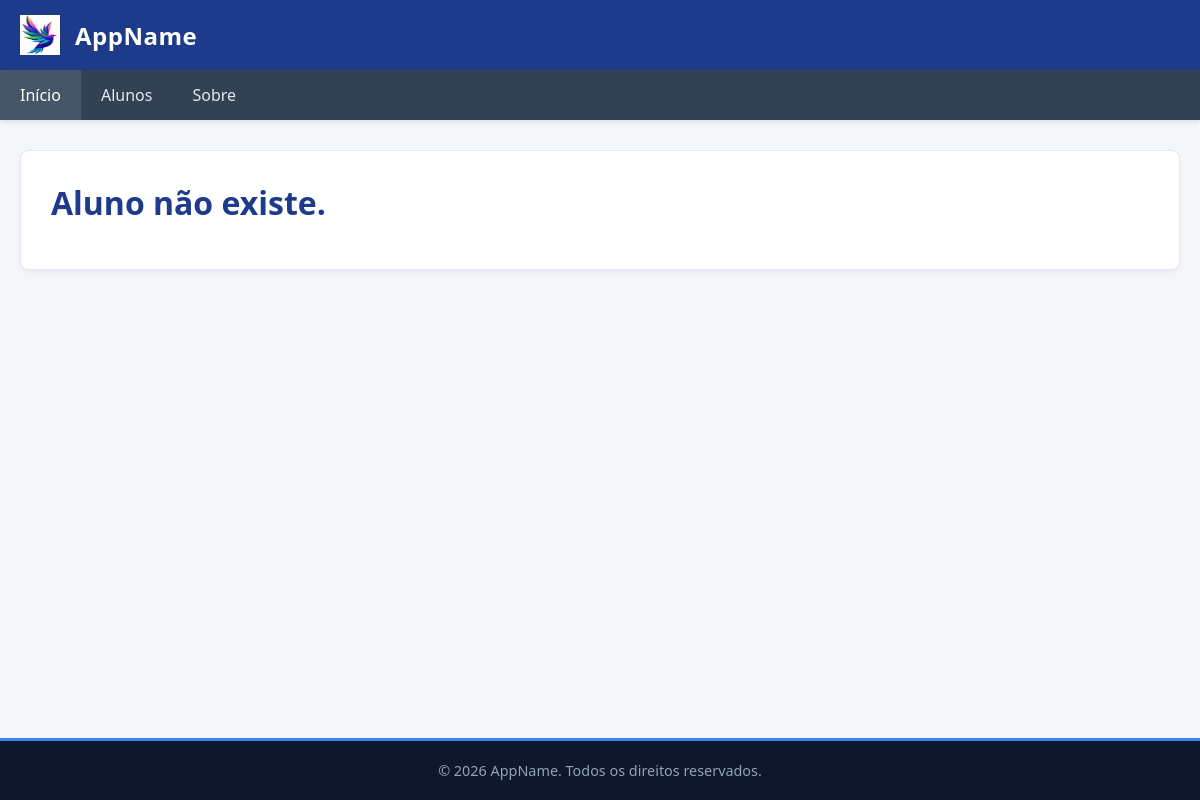
The page /alunos/detalhar_aluno/4 on the database as committed earlier.
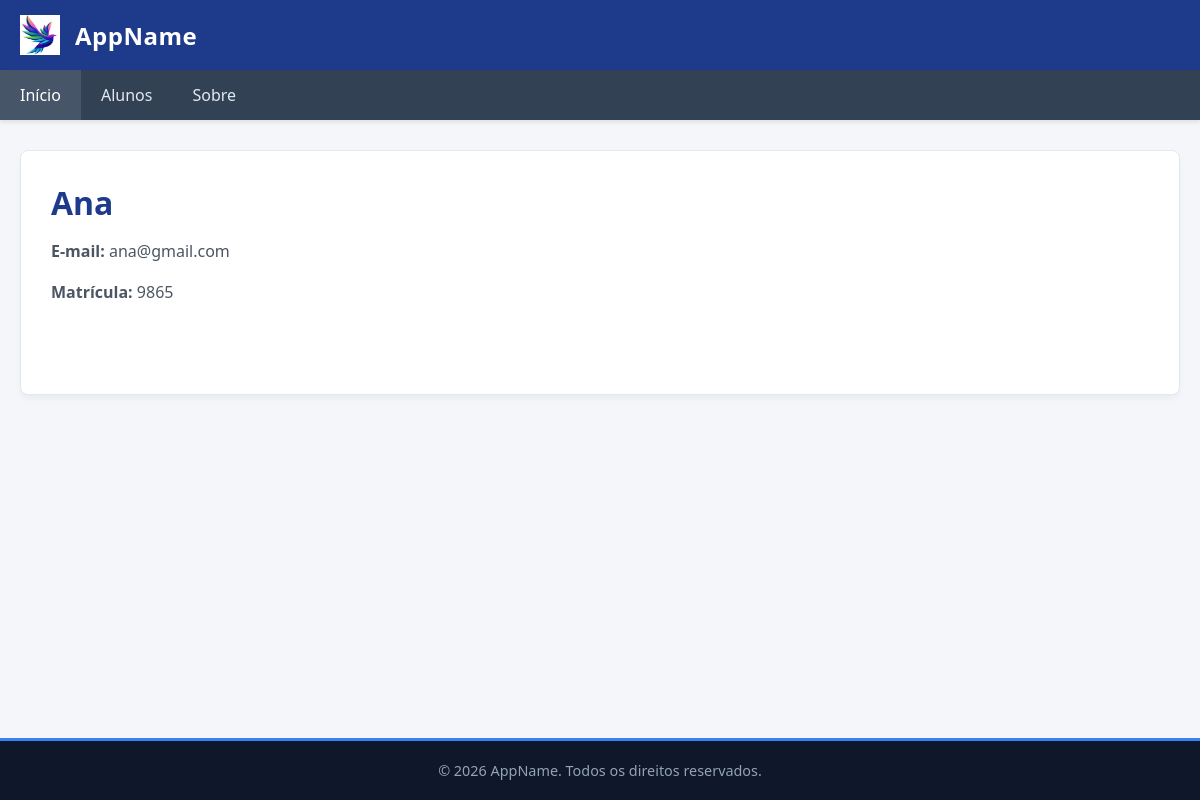
The same page on the database as committed later.
### alunos/models.py (models this page shows)
class Aluno(models.Model):
    nome = models.CharField(max_length=100, null=False)
    matricula = models.CharField(max_length=8, null=False, unique=True)
    email = models.CharField(max_length=255, null=True)
    class Meta:
        db_table = 'aluno'
        ordering = ['nome']

### alunos/views.py (the view)
# urls.py: path('detalhar_aluno/<int:id>', views.detalhar_aluno, name='detalhar_aluno'),
def detalhar_aluno(request, id):
        aluno = None
        try:
                aluno = Aluno.objects.get(pk=id)
        except:
                pass
        return render(request, 'alunos/detalhar_aluno.html', {'aluno': aluno})

### templates/alunos/detalhar_aluno.html (shortened to what this page needs)
{% extends 'base.html' %}
{% block conteudo %}
    {% if aluno %}
        <h1>{{ aluno.nome }}</h1>
        <p><strong>E-mail: </strong>{{ aluno.email }}</p>
        <p><strong>Matrícula: </strong>{{ aluno.matricula }}</p>
        <br><br>
    {% else %}
        <h1>Aluno não existe.</h1>
    {% endif %}
{% endblock %}

Rows that differ between the two databases and show on the page:
added Aluno: nome "Ana", email "ana@gmail.com", matricula "9865"
Other text that changed with them:
text no longer shown: "Aluno não existe."
text now shown: "E-mail: Matrícula:"
